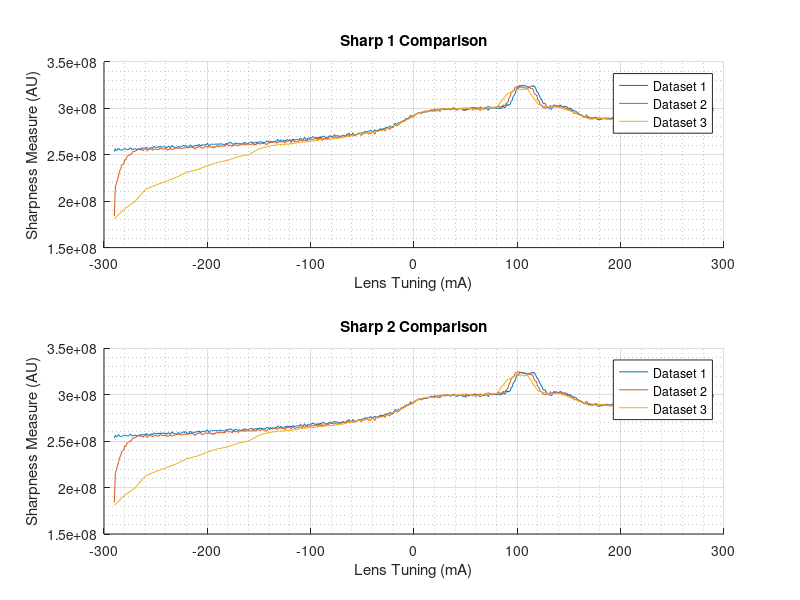

The MATLAB script that drew this image: (Note: this script raises an error after producing the figure.)
close all, clear all

load("SharpData.mat");

comparisonSet = {Trial3,Speed3,Speed4};

clearvars -except comparisonSet;

figure; 
subplot(2,1,1); hold on;
for i = 1:length(comparisonSet)
    plot(comparisonSet{i}.nameList,comparisonSet{i}.sharp1);
    leg{i} = sprintf('Dataset %i',i);
end
grid on; grid minor;
title('Sharp 1 Comparison');
xlabel('Lens Tuning (mA)');
ylabel('Sharpness Measure (AU)');
legend(leg)

subplot(2,1,2); hold on;
for i = 1:length(comparisonSet)
    plot(comparisonSet{i}.nameList,comparisonSet{i}.sharp2);
end
grid on; grid minor;
title('Sharp 2 Comparison');
xlabel('Lens Tuning (mA)');
ylabel('Sharpness Measure (AU)');
legend(leg)


%%
getVarName(comparisonSet{1})

function out = getVarName(var)
    out = inputname(1);